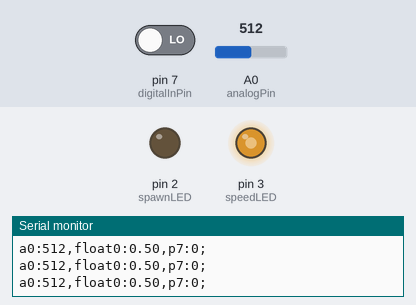
Recording of a sketch running on a simulated Arduino Uno, built with avr-gcc and run on an emulated ATmega328P. Shown: output pins drawn as LEDs (lit = HIGH), the last lines printed to the serial monitor. The test bench sets the inputs (shaded band); at power-on: A0 (analogPin) = 512, pin 7 (digitalInPin) LOW.

Above: at 1.2 s.
1.3 s: A0 (analogPin) set to 352
4.3 s: A0 (analogPin) set to 324
At 5.5 s:
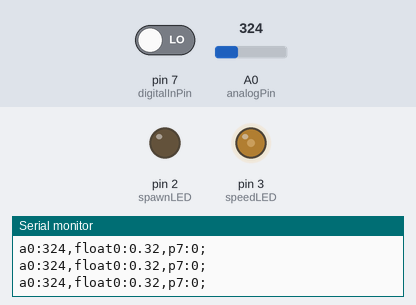
5.8 s: A0 (analogPin) set to 692
At 7.0 s:
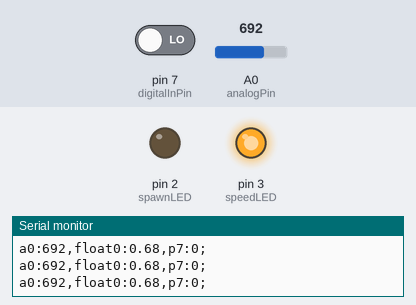
7.3 s: A0 (analogPin) set to 674
At 8.6 s:
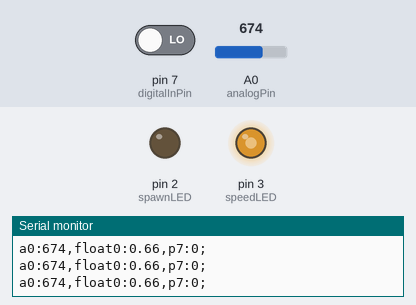
10.3 s: A0 (analogPin) set to 716
At 11.7 s:
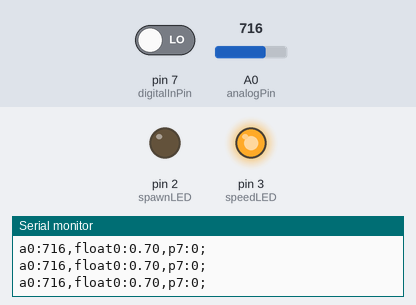
Timing chart, 0 to 13.3 s (numbered marks = the images above; inputs shaded):
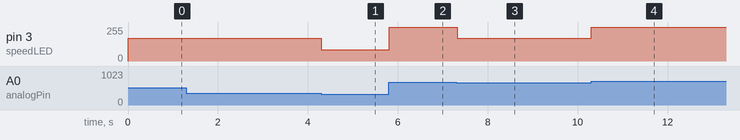

The sketch:

SerialCommunication.ino
```cpp
// ****************************************************
// ***** LSU DDEM Pathway:                            *
// ***** Programming Digital Media                    *
// Jesse Allison & Anthony T. Marasco                 *
// PDM - Serial Communication between P5 and Arduino  *
//https://youtu.be/exFDhKGN7AQ
#include "PDMSerial.h"

PDMSerial pdm;

const int analogPin = A0;
const int digitalInPin = 7;

const int spawnLED = 2;
const int speedLED = 3;

/////////
int buttonState = LOW;

int sensorValue = 0;
int sensorTransmitValue = 0;
///////////


void setup() {
  pinMode(analogPin, INPUT);
  pinMode(digitalInPin, INPUT);

  pinMode(spawnLED, OUTPUT);
  pinMode(speedLED, OUTPUT);

  Serial.begin(9600);
}

void loop() {
  sensorValue = analogRead(analogPin);
  float sensorFloatValue = sensorValue/1023.0;

  buttonState = digitalRead(digitalInPin);

  if(sensorValue < 341) {
    analogWrite(speedLED, 1023 / 3);
  }
  else if(sensorValue < 682) {
    analogWrite(speedLED, (2 * 1023) / 3);
  }
  else if(sensorValue < 1023) {
    analogWrite(speedLED, 1023);
  }

  pdm.transmitSensor("a0", sensorValue);
  pdm.transmitSensor("float0", sensorFloatValue);
  pdm.transmitSensor("p7", buttonState);
  pdm.transmitSensor("end");

  boolean newData = pdm.checkSerial();

  if(newData) {
    if(pdm.getName().equals(String("spawnLED"))) {
      digitalWrite(spawnLED, pdm.getValue());
    }
  }
}
```

PDMSerial.cpp
```cpp
/*
  PDMSerial.cpp - DDEM Library for transmit/receive with p5
  Created by Jesse Allisln 2019
*/

#include "Arduino.h"
#include "PDMSerial.h"

PDMSerial::PDMSerial()
{
  _startingTransmit = true;
  _name = "default";
  _value = 0;
}

String PDMSerial::getName() {
  return _name;
}

int PDMSerial::getValue() {
  return _value;
}

boolean PDMSerial::checkSerial() {
     // Receiving transmissions – cool.
  if (Serial.available() > 0) {
    // read the oldest byte in the serial buffer
    String data = String(Serial.readStringUntil(','));
    if(data!= "\n") {
      // Serial.write(("\nrx:" + data).c_str());

      int sep = data.indexOf(":");
      if(sep != -1) {

        // Serial.write(sep);
        // Serial.write(("\nindex:" + String(sep)).c_str());
        _name = data.substring(0,sep);
        // Serial.write(("\nname:" + _name).c_str());
        _value = data.substring(sep+1).toInt();
        // Serial.write(("\nvalue:" + String(value)).c_str());
        if(_name && _value >= 0) {
            // new data was received!
          return true;
        }
      }
    }
  }
    return false; // no new data or the data wasn't good.
}

// **********************************************
// ********* LSU DDEM Data Transmission *********
// **********************************************
//
// Transmit as many sensors as you like then send end before looping.
// transmitSensor(string name, int/float value);
  // transmitSensor("a0", sensorValue);
  // transmitSensor("float0", sensorFloatValue);
  // transmitSensor("b7", buttonState);
  // transmitSensor("end");

void PDMSerial::transmitSensor(String name, int value) {
  if (name == "end") {
      Serial.write(";\n");
      _startingTransmit = true;
  } else {
          // Only put a comma on after the first transmitted data.
      if(_startingTransmit) {
        _startingTransmit = false;
      } else {
        Serial.write(",");
      }

        // Prep the data
    String xmitData = name + ":" + String(value);
      // Transmission to the computer
    Serial.write(xmitData.c_str());
  }
}

void PDMSerial::transmitSensor(String name, float value) {
  if (name == "end") {
      Serial.write(";\n");
      _startingTransmit = true;
  } else {
          // Only put a comma on after the first transmitted data.
      if(_startingTransmit) {
        _startingTransmit = false;
      } else {
        Serial.write(",");
      }

        // Prep the data
    String xmitData = name + ":" + String(value);
      // Transmission to the computer
    Serial.write(xmitData.c_str());
  }
}

void PDMSerial::transmitSensor(String name) {
  if (name == "end") {
      Serial.write(";\n");
      _startingTransmit = true;
  } else {
        // Prep the data
    String xmitData = name + "\n";
      // Transmission to the computer
    Serial.write(xmitData.c_str());
  }
}
```

PDMSerial.h
```cpp
/*
  PDMSerial.h - Library for Transmitting to/from p5.
  Created by Jesse Allison 2019
*/
#ifndef PDMSerial_h
#define PDMSerial_h

#include "Arduino.h"

class PDMSerial
{
  public:
    PDMSerial();
    boolean checkSerial();
    void transmitSensor(String name, int value);
    void transmitSensor(String name, float value);
    void transmitSensor(String name);
    String getName();
    int getValue();

  private:
    boolean _startingTransmit;
    String _name;
    int _value;
};

#endif
```

Measured:
- the behaviour switches between 341 and 340 on A0 (analogPin) (found by bisection; images 0 and 1)
- the behaviour switches between 682 and 681 on A0 (analogPin) (found by bisection; images 2 and 3)
- after the input at 4.3 s, pin 3 (speedLED): 170/255 → 85/255 at once
- after the input at 5.8 s, pin 3 (speedLED): 85/255 → 255/255 at once
- after the input at 7.3 s, pin 3 (speedLED): 255/255 → 170/255 at once
- after the input at 10.3 s, pin 3 (speedLED): 170/255 → 255/255 at once
